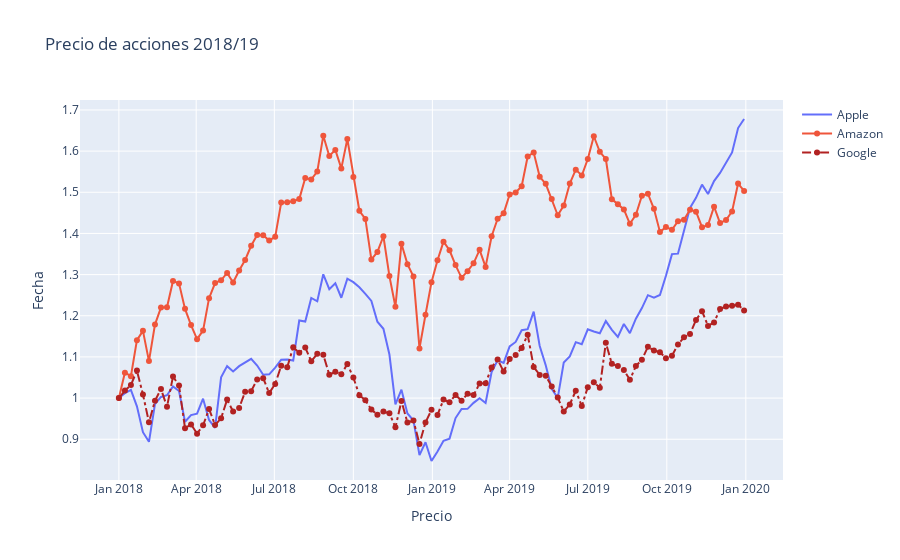

Source (notebook cell):
### Code cell
fig = go.Figure()
fig.add_trace(go.Scatter(x=df_stocks.date, y=df_stocks.AAPL,mode='lines', name='Apple'))
fig.add_trace(go.Scatter(x=df_stocks.date, y=df_stocks.AMZN,mode='lines+markers', name='Amazon'))
fig.add_trace(go.Scatter(x=df_stocks.date, y=df_stocks.GOOG,mode='lines+markers', name='Google',
                         line=dict(color='firebrick',width=2,dash='dashdot')))
fig.update_layout(title='Precio de acciones 2018/19',xaxis_title='Precio',yaxis_title='Fecha')
